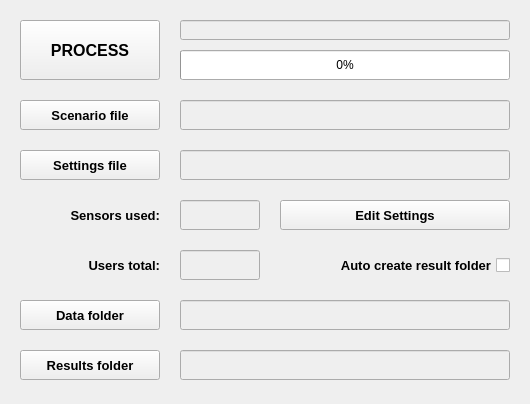
<?xml version="1.0" encoding="UTF-8"?>
<ui version="4.0">
 <class>processor</class>
 <widget class="QWidget" name="processor">
  <property name="geometry">
   <rect>
    <x>0</x>
    <y>0</y>
    <width>530</width>
    <height>404</height>
   </rect>
  </property>
  <property name="windowTitle">
   <string>INS-GPS Data Fusion Algorithm</string>
  </property>
  <widget class="QPushButton" name="result_folder_select_button">
   <property name="geometry">
    <rect>
     <x>20</x>
     <y>350</y>
     <width>140</width>
     <height>30</height>
    </rect>
   </property>
   <property name="font">
    <font>
     <pointsize>10</pointsize>
     <weight>75</weight>
     <bold>true</bold>
    </font>
   </property>
   <property name="text">
    <string>Results folder</string>
   </property>
  </widget>
  <widget class="QLineEdit" name="sensors_used_line">
   <property name="enabled">
    <bool>false</bool>
   </property>
   <property name="geometry">
    <rect>
     <x>180</x>
     <y>200</y>
     <width>80</width>
     <height>30</height>
    </rect>
   </property>
  </widget>
  <widget class="QPushButton" name="process_button">
   <property name="geometry">
    <rect>
     <x>20</x>
     <y>20</y>
     <width>140</width>
     <height>60</height>
    </rect>
   </property>
   <property name="font">
    <font>
     <pointsize>12</pointsize>
     <weight>75</weight>
     <bold>true</bold>
    </font>
   </property>
   <property name="text">
    <string>PROCESS</string>
   </property>
  </widget>
  <widget class="QLabel" name="users_total_label">
   <property name="geometry">
    <rect>
     <x>60</x>
     <y>250</y>
     <width>100</width>
     <height>30</height>
    </rect>
   </property>
   <property name="font">
    <font>
     <pointsize>10</pointsize>
     <weight>75</weight>
     <bold>true</bold>
    </font>
   </property>
   <property name="text">
    <string>Users total:</string>
   </property>
   <property name="alignment">
    <set>Qt::AlignRight|Qt::AlignTrailing|Qt::AlignVCenter</set>
   </property>
  </widget>
  <widget class="QLineEdit" name="data_folder_line">
   <property name="enabled">
    <bool>false</bool>
   </property>
   <property name="geometry">
    <rect>
     <x>180</x>
     <y>300</y>
     <width>330</width>
     <height>30</height>
    </rect>
   </property>
  </widget>
  <widget class="QProgressBar" name="processing_progress_bar">
   <property name="geometry">
    <rect>
     <x>180</x>
     <y>50</y>
     <width>330</width>
     <height>30</height>
    </rect>
   </property>
   <property name="value">
    <number>0</number>
   </property>
   <property name="alignment">
    <set>Qt::AlignCenter</set>
   </property>
  </widget>
  <widget class="QLineEdit" name="users_total_line">
   <property name="enabled">
    <bool>false</bool>
   </property>
   <property name="geometry">
    <rect>
     <x>180</x>
     <y>250</y>
     <width>80</width>
     <height>30</height>
    </rect>
   </property>
  </widget>
  <widget class="QPushButton" name="data_folder_select_button">
   <property name="geometry">
    <rect>
     <x>20</x>
     <y>300</y>
     <width>140</width>
     <height>30</height>
    </rect>
   </property>
   <property name="font">
    <font>
     <pointsize>10</pointsize>
     <weight>75</weight>
     <bold>true</bold>
    </font>
   </property>
   <property name="text">
    <string>Data folder</string>
   </property>
  </widget>
  <widget class="QLineEdit" name="settings_line">
   <property name="enabled">
    <bool>false</bool>
   </property>
   <property name="geometry">
    <rect>
     <x>180</x>
     <y>150</y>
     <width>330</width>
     <height>30</height>
    </rect>
   </property>
  </widget>
  <widget class="QPushButton" name="settings_open_button">
   <property name="geometry">
    <rect>
     <x>20</x>
     <y>150</y>
     <width>140</width>
     <height>30</height>
    </rect>
   </property>
   <property name="font">
    <font>
     <pointsize>10</pointsize>
     <weight>75</weight>
     <bold>true</bold>
    </font>
   </property>
   <property name="text">
    <string>Settings file</string>
   </property>
  </widget>
  <widget class="QLabel" name="sensors_used_label">
   <property name="geometry">
    <rect>
     <x>60</x>
     <y>200</y>
     <width>100</width>
     <height>30</height>
    </rect>
   </property>
   <property name="font">
    <font>
     <pointsize>10</pointsize>
     <weight>75</weight>
     <bold>true</bold>
    </font>
   </property>
   <property name="text">
    <string>Sensors used:</string>
   </property>
   <property name="alignment">
    <set>Qt::AlignRight|Qt::AlignTrailing|Qt::AlignVCenter</set>
   </property>
  </widget>
  <widget class="QLineEdit" name="result_folder_line">
   <property name="enabled">
    <bool>false</bool>
   </property>
   <property name="geometry">
    <rect>
     <x>180</x>
     <y>350</y>
     <width>330</width>
     <height>30</height>
    </rect>
   </property>
  </widget>
  <widget class="QPushButton" name="edit_settings_button">
   <property name="geometry">
    <rect>
     <x>280</x>
     <y>200</y>
     <width>230</width>
     <height>30</height>
    </rect>
   </property>
   <property name="font">
    <font>
     <pointsize>10</pointsize>
     <weight>75</weight>
     <bold>true</bold>
    </font>
   </property>
   <property name="text">
    <string>Edit Settings</string>
   </property>
  </widget>
  <widget class="QLineEdit" name="scenario_line">
   <property name="enabled">
    <bool>false</bool>
   </property>
   <property name="geometry">
    <rect>
     <x>180</x>
     <y>100</y>
     <width>330</width>
     <height>30</height>
    </rect>
   </property>
  </widget>
  <widget class="QPushButton" name="scenario_open_button">
   <property name="geometry">
    <rect>
     <x>20</x>
     <y>100</y>
     <width>140</width>
     <height>30</height>
    </rect>
   </property>
   <property name="font">
    <font>
     <pointsize>10</pointsize>
     <weight>75</weight>
     <bold>true</bold>
    </font>
   </property>
   <property name="text">
    <string>Scenario file</string>
   </property>
  </widget>
  <widget class="QCheckBox" name="create_folder_checkbox">
   <property name="geometry">
    <rect>
     <x>280</x>
     <y>250</y>
     <width>230</width>
     <height>30</height>
    </rect>
   </property>
   <property name="font">
    <font>
     <pointsize>10</pointsize>
     <weight>75</weight>
     <bold>true</bold>
    </font>
   </property>
   <property name="layoutDirection">
    <enum>Qt::RightToLeft</enum>
   </property>
   <property name="text">
    <string>Auto create result folder</string>
   </property>
   <property name="checked">
    <bool>false</bool>
   </property>
  </widget>
  <widget class="QLineEdit" name="status_line">
   <property name="enabled">
    <bool>false</bool>
   </property>
   <property name="geometry">
    <rect>
     <x>180</x>
     <y>20</y>
     <width>330</width>
     <height>20</height>
    </rect>
   </property>
  </widget>
 </widget>
 <resources/>
 <connections/>
</ui>
